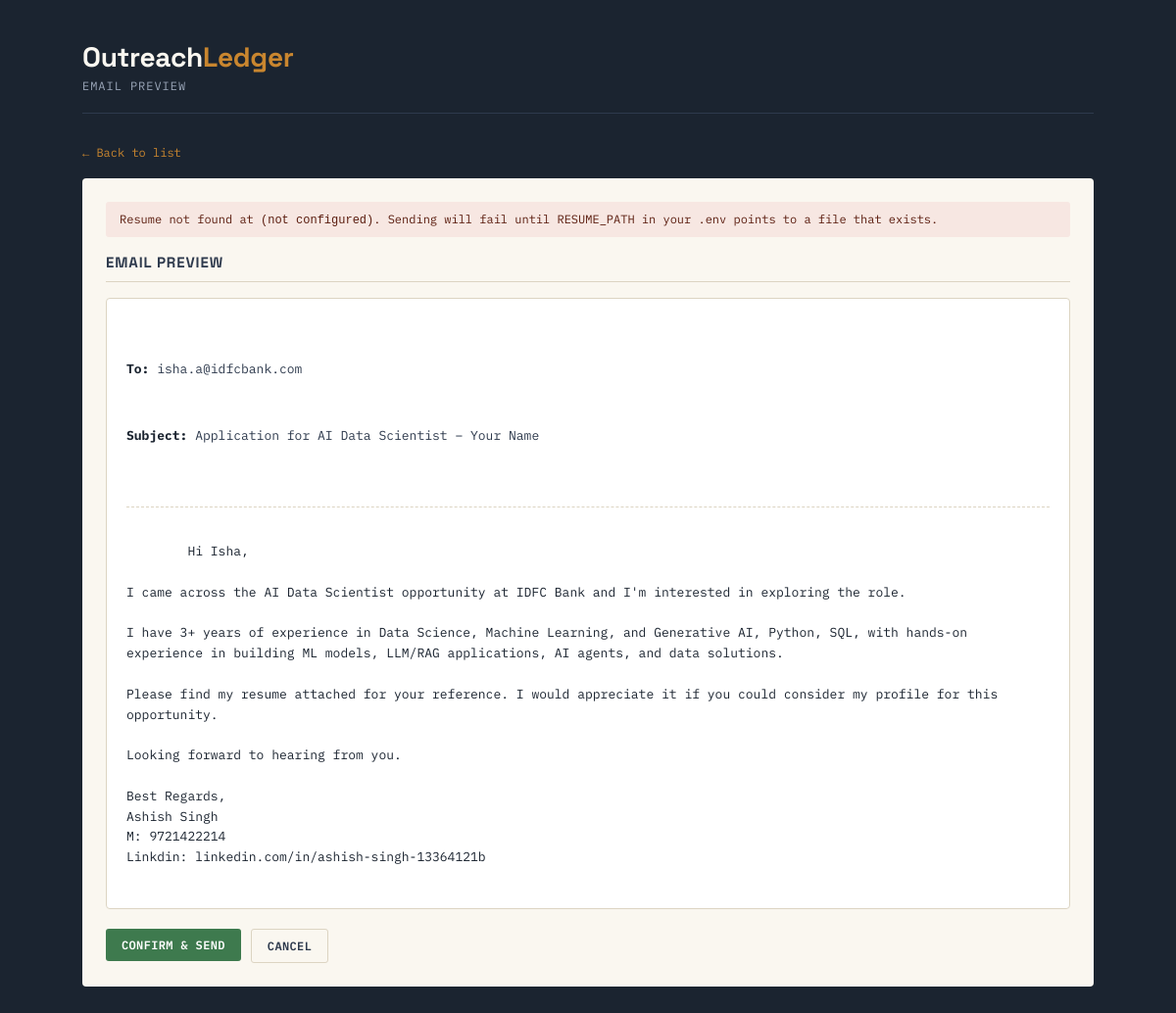
/preview/0, run on an earlier commit of the app's database.
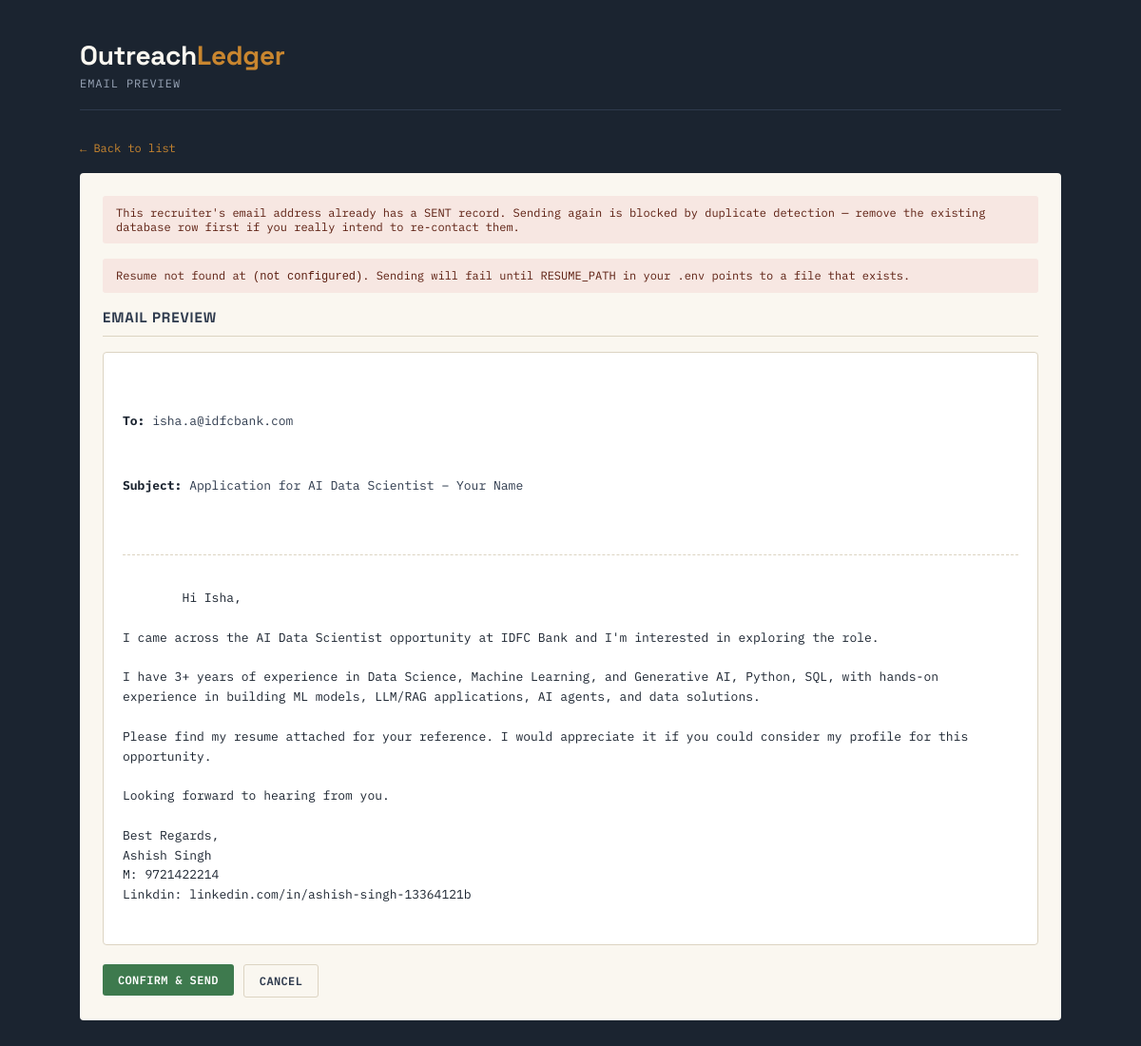
And on a later commit of the database.
### tables this page shows
CREATE TABLE recruiter_contacts (
    id              INTEGER PRIMARY KEY AUTOINCREMENT,
    hr_name         TEXT NOT NULL,
    company         TEXT NOT NULL,
    job_role        TEXT NOT NULL,
    email           TEXT NOT NULL,
    linkedin_url    TEXT,
    subject         TEXT,
    email_body      TEXT,
    status          TEXT NOT NULL DEFAULT 'PENDING',
    sent_at         TEXT,
    error_message   TEXT,
    created_at      TEXT NOT NULL
);

### webapp.py (the view)
@app.route("/preview/<int:row_index>")
def preview(row_index: int):
    records = _load_records()
    if not (0 <= row_index < len(records)):
        flash("Recruiter not found.", "error")
        return redirect(url_for("index"))
    record = records[row_index]
    result = validate_record(record)
    if not result.ok:
        flash("Cannot preview: " + " ".join(result.errors), "error")
        return redirect(url_for("index"))
    template_text = load_template(str(settings.email_template_path))
    generated = generate_email(record, template_text, settings.sender_name)
    already_sent = db.get_latest_status(record.email) == ContactStatus.SENT.value
    resume_exists = bool(settings.resume_path) and Path(settings.resume_path).exists()
    return render_template(
        "preview.html",
        record=record,
        row_index=row_index,
        subject=generated.subject,
        body=generated.body,
        already_sent=already_sent,
        resume_exists=resume_exists,
        resume_path=settings.resume_path,
    )

### agent/email_generator.py (called while the page is built)
def load_template(template_path: str | Path) -> str:
    path = Path(template_path)
    if not path.exists():
        raise FileNotFoundError(f"Email template not found at: {path}")
    return path.read_text(encoding="utf-8")

def render_template(template_text: str, record: RecruiterRecord, sender_name: str) -> str:
    rendered = template_text
    rendered = rendered.replace("{HR_NAME}", record.hr_name.strip())
    rendered = rendered.replace("{COMPANY_NAME}", record.company.strip())
    rendered = rendered.replace("{JOB_ROLE}", record.job_role.strip())
    rendered = rendered.replace("{YOUR_NAME}", sender_name.strip())
    return rendered

def split_subject_and_body(rendered_text: str) -> GeneratedEmail:
    lines = rendered_text.splitlines()
    if not lines or not lines[0].lower().startswith("subject:"):
        raise ValueError(
            "Email template must start with a line of the form 'Subject: ...'."
        )
    subject = lines[0][len("subject:"):].strip()
    body_lines = lines[1:]
    while body_lines and body_lines[0].strip() == "":
        body_lines.pop(0)
    body = "\n".join(body_lines).strip("\n")
    return GeneratedEmail(subject=subject, body=body)

def generate_email(
    record: RecruiterRecord,
    template_text: str,
    sender_name: str,
) -> GeneratedEmail:
    rendered = render_template(template_text, record, sender_name)
    return split_subject_and_body(rendered)

### agent/validator.py (called while the page is built)
def is_valid_email(email: str) -> bool:
    if not email:
        return False
    return bool(EMAIL_REGEX.match(email.strip()))

def validate_record(record: RecruiterRecord) -> ValidationResult:
    errors: List[str] = []
    if not record.hr_name or not record.hr_name.strip():
        errors.append("Missing HR/recruiter name.")
    if not record.company or not record.company.strip():
        errors.append("Missing company name.")
    if not record.job_role or not record.job_role.strip():
        errors.append("Missing job role.")
    if not record.email or not record.email.strip():
        errors.append(f"Missing recruiter email for {record.hr_name or 'unknown recruiter'}.")
    elif not is_valid_email(record.email):
        errors.append(f"Invalid email address: {record.email}")
    return ValidationResult(ok=not errors, errors=errors)

### webapp.py (called while the page is built)
def _load_records() -> list[RecruiterRecord]:
    try:
        return read_csv(settings.recruiters_csv_path)
    except Exception:
        return []

### templates/preview.html (shortened to what this page needs)
<!DOCTYPE html>
<html lang="en">
<head>
  <link rel="stylesheet" href="{{ url_for('static', filename='style.css') }}">
</head>
<body>
  <div class="shell">
    <header class="masthead">
      <div>
        <div class="title">Outreach<span>Ledger</span></div>
        <div class="subtitle">Email Preview</div>
      </div>
    </header>
    <a class="back-link" href="{{ url_for('index') }}">&larr; Back to list</a>
    <div class="panel">
      {% if already_sent %}
        <div class="warning-note">
          This recruiter's email address already has a SENT record. Sending again is blocked by duplicate detection — remove the existing database row first if you really intend to re-contact them.
        </div>
      {% endif %}
      {% if not resume_exists %}
        <div class="warning-note">
          Resume not found at <code>{{ resume_path or '(not configured)' }}</code>. Sending will fail until RESUME_PATH in your .env points to a file that exists.
        </div>
      {% endif %}
      <h2>Email Preview</h2>
      <div class="email-preview-box">
        <div class="to-line"><b>To:</b> {{ record.email }}</div>
        <div class="subject-line"><b>Subject:</b> {{ subject }}</div>
        <div class="divider"></div>
        {{ body }}
      </div>
      <div class="confirm-bar">
        <form method="POST" action="{{ url_for('send', row_index=row_index) }}"
              onsubmit="return confirm('Send this email now?');">
          <button type="submit" class="btn btn-send" {% if already_sent or not resume_exists %}disabled{% endif %}>
            Confirm &amp; Send
          </button>
        </form>
        <a class="btn btn-ghost" href="{{ url_for('index') }}">Cancel</a>
      </div>
    </div>
  </div>
</body>
</html>

### static/style.css (style rules this page uses)
:root { --ink: #1B2430; --ink-soft: #2E3A4D; --paper: #FAF7F0; --paper-dim: #F0EBDF; --line: #DCD4C2; --amber: #C9862F; --amber-dark: #A66D22; --sent: #3E7A4E; --sent-bg: #E7F1E8; --failed: #B4442E; --failed-bg: #F7E7E2; --skipped: #6B6255; --skipped-bg: #EDE8DC; --pending: #3D5A80; --pending-bg: #E4EBF3; }
* { box-sizing: border-box; }
body { margin: 0; background: var(--ink); color: var(--paper); font-family: 'IBM Plex Mono', monospace; min-height: 100vh; }
.shell { max-width: 1080px; margin: 0 auto; padding: 40px 24px 80px; }
header.masthead { border-bottom: 1px solid var(--ink-soft); padding-bottom: 20px; margin-bottom: 28px; display: flex; justify-content: space-between; align-items: flex-end; flex-wrap: wrap; gap: 12px; }
header.masthead .title { font-family: 'Space Grotesk', sans-serif; font-weight: 700; font-size: 28px; letter-spacing: -0.01em; color: var(--paper); }
header.masthead .title span { color: var(--amber); }
header.masthead .subtitle { font-size: 12px; color: #9AA6B8; text-transform: uppercase; letter-spacing: 0.08em; margin-top: 4px; }
.panel { background: var(--paper); color: var(--ink); border-radius: 4px; padding: 24px; }
.panel h2 { font-family: 'Space Grotesk', sans-serif; font-size: 15px; text-transform: uppercase; letter-spacing: 0.06em; margin: 0 0 16px; color: var(--ink-soft); border-bottom: 1px solid var(--line); padding-bottom: 10px; }
.btn { display: inline-block; border: none; border-radius: 3px; padding: 9px 16px; font-family: 'IBM Plex Mono', monospace; font-size: 12px; font-weight: 600; letter-spacing: 0.03em; cursor: pointer; text-decoration: none; text-transform: uppercase; }
.btn-ghost { background: transparent; border: 1px solid var(--line); color: var(--ink-soft); }
.btn-send { background: var(--sent); color: #fff; }
.email-preview-box { background: #fff; border: 1px solid var(--line); border-radius: 4px; padding: 20px; white-space: pre-wrap; font-family: 'IBM Plex Mono', monospace; font-size: 13px; line-height: 1.6; color: var(--ink); }
.email-preview-box .to-line, .email-preview-box .subject-line { color: var(--ink-soft); margin-bottom: 6px; }
.email-preview-box .subject-line b, .email-preview-box .to-line b { color: var(--ink); }
.divider { border-top: 1px dashed var(--line); margin: 14px 0; }
.warning-note { font-size: 12px; background: var(--failed-bg); color: #5c1e10; padding: 10px 14px; border-radius: 3px; margin-bottom: 16px; }
.back-link { display: inline-block; margin-bottom: 18px; font-size: 12px; color: var(--amber); text-decoration: none; }
.confirm-bar { display: flex; gap: 10px; margin-top: 20px; }

What changed in the data, as far as the page shows it:
added recruiter_contacts: email "isha.a@idfcbank.com", email_body "Hi Isha, I came across the AI Data Scientist opportunity at IDFC Bank and I'm interested in exploring the role. I have 3+ years of experience in Data Science, Machine Learning, and Generative AI, Python, SQL, with hands-on experience in building ML models, LLM/RAG applications, AI agents, and data solutions. Please find my resume attached for your reference. I would appreciate it if you could consider my profile for this opportunity. Looking forward to hearing from you. Best Regards, Ashish Singh M: 9721422214 Linkdin: linkedin.com/in/ashish-singh-13364121b"
Also different on the page:
{{ record.email }}: "isha.a@idfcbank.com" → (not shown)
{{ body }}: "Hi Isha, I came across the AI Data Scientist opportunity at IDFC Bank and I'm interested in exploring the role. I have 3+ years of experience in Data Science, Machine Learning, and Generative AI, Python, SQL, with hands-on experience in building ML models, LLM/RAG applications, AI agents, and data solutions. Please find my resume attached for your reference. I would appreciate it if you could consider my profile for this opportunity. Looking forward to hearing from you. Best Regards, Ashish Singh M: 9721422214 Linkdin: linkedin.com/in/ashish-singh-13364121b" → (not shown)
text now shown: "This recruiter's email address already has a SENT record. Sending again is blocked by duplicate detection — remove the existing database row first if you really intend to re-contact them."
